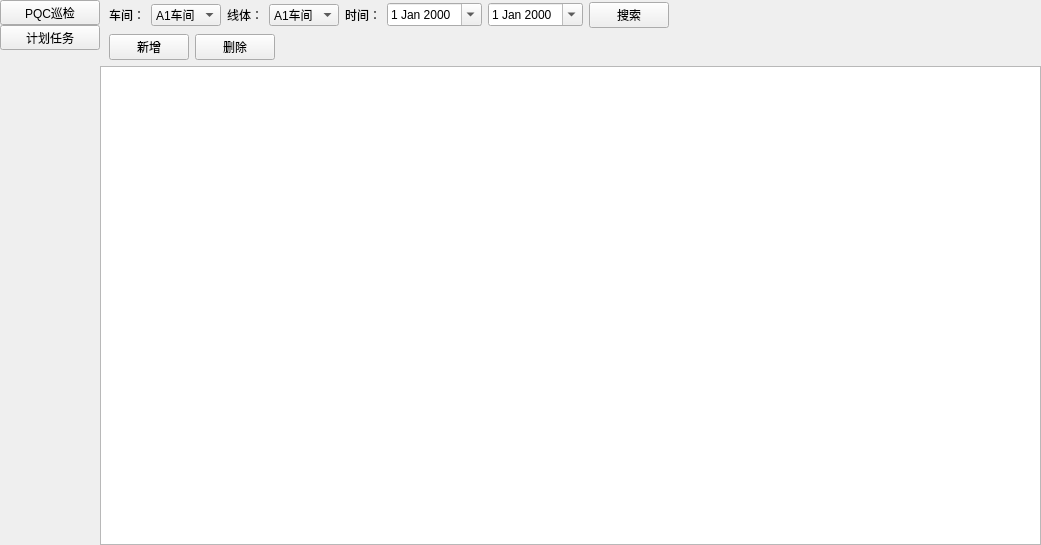
<?xml version="1.0" encoding="UTF-8"?>
<ui version="4.0">
 <class>DailyProblemPage</class>
 <widget class="QWidget" name="DailyProblemPage">
  <property name="geometry">
   <rect>
    <x>0</x>
    <y>0</y>
    <width>1041</width>
    <height>545</height>
   </rect>
  </property>
  <property name="windowTitle">
   <string>Form</string>
  </property>
  <layout class="QHBoxLayout" name="horizontalLayout">
   <property name="spacing">
    <number>0</number>
   </property>
   <property name="leftMargin">
    <number>0</number>
   </property>
   <property name="topMargin">
    <number>0</number>
   </property>
   <property name="rightMargin">
    <number>0</number>
   </property>
   <property name="bottomMargin">
    <number>0</number>
   </property>
   <item>
    <widget class="QWidget" name="widget_Menu" native="true">
     <property name="maximumSize">
      <size>
       <width>100</width>
       <height>16777215</height>
      </size>
     </property>
     <layout class="QVBoxLayout" name="verticalLayout_2">
      <property name="spacing">
       <number>0</number>
      </property>
      <property name="leftMargin">
       <number>0</number>
      </property>
      <property name="topMargin">
       <number>0</number>
      </property>
      <property name="rightMargin">
       <number>0</number>
      </property>
      <property name="bottomMargin">
       <number>0</number>
      </property>
      <item>
       <widget class="QToolButton" name="tBtn_Menu1">
        <property name="sizePolicy">
         <sizepolicy hsizetype="Expanding" vsizetype="Fixed">
          <horstretch>0</horstretch>
          <verstretch>0</verstretch>
         </sizepolicy>
        </property>
        <property name="text">
         <string>PQC巡检</string>
        </property>
       </widget>
      </item>
      <item>
       <widget class="QToolButton" name="tBtn_Menu2">
        <property name="sizePolicy">
         <sizepolicy hsizetype="Expanding" vsizetype="Fixed">
          <horstretch>0</horstretch>
          <verstretch>0</verstretch>
         </sizepolicy>
        </property>
        <property name="text">
         <string>计划任务</string>
        </property>
       </widget>
      </item>
      <item>
       <spacer name="verticalSpacer_2">
        <property name="orientation">
         <enum>Qt::Vertical</enum>
        </property>
        <property name="sizeHint" stdset="0">
         <size>
          <width>20</width>
          <height>471</height>
         </size>
        </property>
       </spacer>
      </item>
     </layout>
    </widget>
   </item>
   <item>
    <widget class="QStackedWidget" name="stackedWidget">
     <widget class="QWidget" name="page_PQC">
      <layout class="QVBoxLayout" name="verticalLayout_6">
       <property name="spacing">
        <number>6</number>
       </property>
       <property name="leftMargin">
        <number>0</number>
       </property>
       <property name="topMargin">
        <number>2</number>
       </property>
       <property name="rightMargin">
        <number>0</number>
       </property>
       <property name="bottomMargin">
        <number>0</number>
       </property>
       <item>
        <layout class="QHBoxLayout" name="horizontalLayout_Search_PQC">
         <property name="leftMargin">
          <number>9</number>
         </property>
         <item>
          <widget class="QLabel" name="label">
           <property name="text">
            <string>车间：</string>
           </property>
          </widget>
         </item>
         <item>
          <widget class="QComboBox" name="ComB_department_PQC">
           <item>
            <property name="text">
             <string>A1车间</string>
            </property>
           </item>
           <item>
            <property name="text">
             <string>A2车间</string>
            </property>
           </item>
           <item>
            <property name="text">
             <string>B2车间</string>
            </property>
           </item>
           <item>
            <property name="text">
             <string>B3车间</string>
            </property>
           </item>
           <item>
            <property name="text">
             <string>D1车间</string>
            </property>
           </item>
           <item>
            <property name="text">
             <string>D2车间</string>
            </property>
           </item>
          </widget>
         </item>
         <item>
          <widget class="QLabel" name="label_2">
           <property name="text">
            <string>线体：</string>
           </property>
          </widget>
         </item>
         <item>
          <widget class="QComboBox" name="ComB_productLine_PQC">
           <item>
            <property name="text">
             <string>A1车间</string>
            </property>
           </item>
           <item>
            <property name="text">
             <string>A2车间</string>
            </property>
           </item>
           <item>
            <property name="text">
             <string>B2车间</string>
            </property>
           </item>
           <item>
            <property name="text">
             <string>B3车间</string>
            </property>
           </item>
           <item>
            <property name="text">
             <string>D1车间</string>
            </property>
           </item>
           <item>
            <property name="text">
             <string>D2车间</string>
            </property>
           </item>
          </widget>
         </item>
         <item>
          <widget class="QLabel" name="label_3">
           <property name="text">
            <string>时间：</string>
           </property>
          </widget>
         </item>
         <item>
          <widget class="QDateEdit" name="DE_PQCstartDate">
           <property name="calendarPopup">
            <bool>true</bool>
           </property>
          </widget>
         </item>
         <item>
          <widget class="QDateEdit" name="DE_PQCendDate">
           <property name="calendarPopup">
            <bool>true</bool>
           </property>
          </widget>
         </item>
         <item>
          <widget class="QPushButton" name="BN_Search_PQCProblem">
           <property name="text">
            <string>搜索</string>
           </property>
          </widget>
         </item>
         <item>
          <spacer name="horizontalSpacer_3">
           <property name="orientation">
            <enum>Qt::Horizontal</enum>
           </property>
           <property name="sizeHint" stdset="0">
            <size>
             <width>40</width>
             <height>20</height>
            </size>
           </property>
          </spacer>
         </item>
        </layout>
       </item>
       <item>
        <layout class="QHBoxLayout" name="horizontalLayout_6">
         <property name="leftMargin">
          <number>9</number>
         </property>
         <item>
          <widget class="QPushButton" name="Btn_AddPQC">
           <property name="text">
            <string>新增</string>
           </property>
          </widget>
         </item>
         <item>
          <widget class="QPushButton" name="Btn_DeletePQC">
           <property name="text">
            <string>删除</string>
           </property>
          </widget>
         </item>
         <item>
          <spacer name="horizontalSpacer_2">
           <property name="orientation">
            <enum>Qt::Horizontal</enum>
           </property>
           <property name="sizeHint" stdset="0">
            <size>
             <width>40</width>
             <height>20</height>
            </size>
           </property>
          </spacer>
         </item>
        </layout>
       </item>
       <item>
        <widget class="QTableWidget" name="tableWidget_PQC"/>
       </item>
      </layout>
     </widget>
     <widget class="QWidget" name="page_task">
      <layout class="QVBoxLayout" name="verticalLayout">
       <property name="spacing">
        <number>2</number>
       </property>
       <property name="leftMargin">
        <number>0</number>
       </property>
       <property name="topMargin">
        <number>0</number>
       </property>
       <property name="rightMargin">
        <number>0</number>
       </property>
       <property name="bottomMargin">
        <number>0</number>
       </property>
       <item>
        <layout class="QHBoxLayout" name="horizontalLayout_8">
         <property name="leftMargin">
          <number>9</number>
         </property>
         <item>
          <widget class="QLabel" name="label_4">
           <property name="text">
            <string>车间：</string>
           </property>
          </widget>
         </item>
         <item>
          <widget class="QComboBox" name="ComB_department_task">
           <item>
            <property name="text">
             <string>A1车间</string>
            </property>
           </item>
           <item>
            <property name="text">
             <string>A2车间</string>
            </property>
           </item>
           <item>
            <property name="text">
             <string>B2车间</string>
            </property>
           </item>
           <item>
            <property name="text">
             <string>B3车间</string>
            </property>
           </item>
           <item>
            <property name="text">
             <string>D1车间</string>
            </property>
           </item>
           <item>
            <property name="text">
             <string>D2车间</string>
            </property>
           </item>
          </widget>
         </item>
         <item>
          <widget class="QLabel" name="label_5">
           <property name="text">
            <string>线体：</string>
           </property>
          </widget>
         </item>
         <item>
          <widget class="QComboBox" name="ComB_productLine_task">
           <item>
            <property name="text">
             <string>A1车间</string>
            </property>
           </item>
           <item>
            <property name="text">
             <string>A2车间</string>
            </property>
           </item>
           <item>
            <property name="text">
             <string>B2车间</string>
            </property>
           </item>
           <item>
            <property name="text">
             <string>B3车间</string>
            </property>
           </item>
           <item>
            <property name="text">
             <string>D1车间</string>
            </property>
           </item>
           <item>
            <property name="text">
             <string>D2车间</string>
            </property>
           </item>
          </widget>
         </item>
         <item>
          <widget class="QLabel" name="label_6">
           <property name="text">
            <string>时间：</string>
           </property>
          </widget>
         </item>
         <item>
          <widget class="QDateEdit" name="DE_StartDate_task">
           <property name="calendarPopup">
            <bool>true</bool>
           </property>
          </widget>
         </item>
         <item>
          <widget class="QDateEdit" name="DE_EndDate_task">
           <property name="calendarPopup">
            <bool>true</bool>
           </property>
          </widget>
         </item>
         <item>
          <spacer name="horizontalSpacer_5">
           <property name="orientation">
            <enum>Qt::Horizontal</enum>
           </property>
           <property name="sizeHint" stdset="0">
            <size>
             <width>40</width>
             <height>20</height>
            </size>
           </property>
          </spacer>
         </item>
        </layout>
       </item>
       <item>
        <layout class="QHBoxLayout" name="horizontalLayout_7">
         <property name="leftMargin">
          <number>9</number>
         </property>
         <item>
          <widget class="QPushButton" name="Btn_Add_Task">
           <property name="text">
            <string>新增</string>
           </property>
          </widget>
         </item>
         <item>
          <widget class="QPushButton" name="Btn_Delete_Task">
           <property name="text">
            <string>删除</string>
           </property>
          </widget>
         </item>
         <item>
          <spacer name="horizontalSpacer_4">
           <property name="orientation">
            <enum>Qt::Horizontal</enum>
           </property>
           <property name="sizeHint" stdset="0">
            <size>
             <width>40</width>
             <height>20</height>
            </size>
           </property>
          </spacer>
         </item>
        </layout>
       </item>
       <item>
        <widget class="QTableWidget" name="tableWidget_task"/>
       </item>
      </layout>
     </widget>
    </widget>
   </item>
  </layout>
 </widget>
 <resources/>
 <connections/>
</ui>
